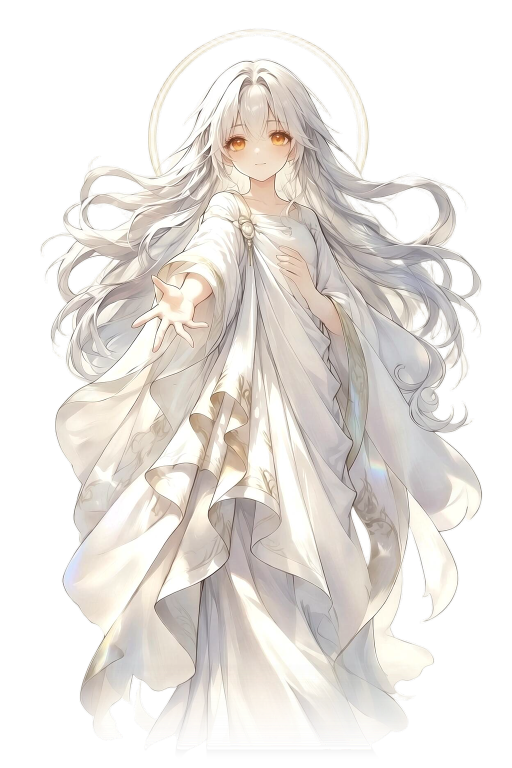
#> input picture assets/char/mana.png, 1024 x 1536 px, found by its file name (shown at 1/2 size)
$ python make_ghost.py
#> lines starting #> are read from the running program, lines starting #| are printed output that depends on the picture
# -*- coding: utf-8 -*-
"""Mana 背景幽灵层：脸到胸口的特写，保留原色，仅椭圆羽化（不做灰度/双色调）。"""
from PIL import Image, ImageFilter
import numpy as np

SRC = 'assets/char/mana.png'
BOX = (170, 40, 880, 690)      # 脸 → 胸口
SCALE = 2
FEATHER_IN, FEATHER_OUT = 0.70, 1.06

src = Image.open(SRC).convert('RGBA')
#> src is the input picture: PIL image 1024x1536 RGBA; mean R, G, B, A 229.1, 224.7, 220.1, 134.6
out = src.crop(BOX)
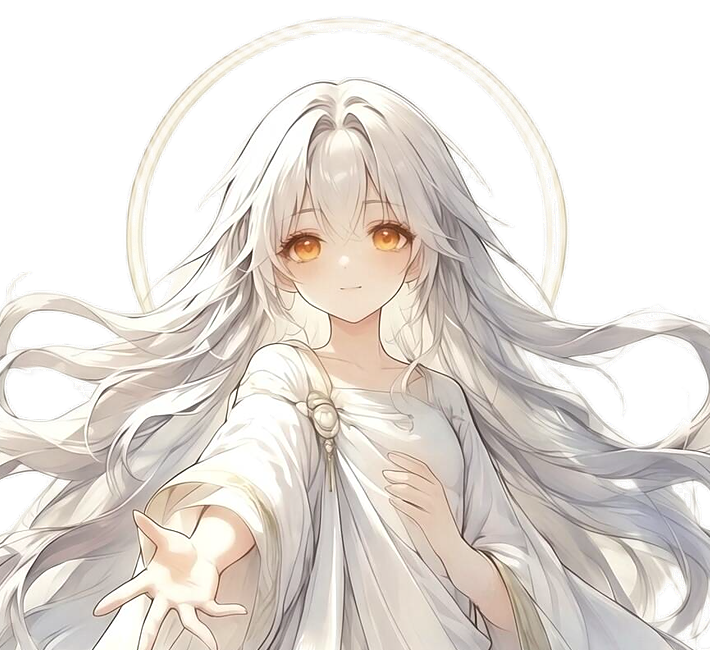
#> out: PIL image 710x650 RGBA; mean R, G, B, A 223.4, 217.1, 211.1, 155.8; transparent parts drawn white
out = out.resize((out.width * SCALE, out.height * SCALE), Image.LANCZOS)
#> out: PIL image 1420x1300 RGBA
W, H = out.size
#> W = 1420; H = 1300

yy, xx = np.mgrid[0:H, 0:W]
cx, cy = W / 2.0, H * 0.50
#> cx = 710; cy = 650
rx, ry = W * 0.60, H * 0.62
#> rx = 852; ry = 806
r = np.sqrt(((xx - cx) / rx) ** 2 + ((yy - cy) / ry) ** 2)
t = np.clip((r - FEATHER_IN) / (FEATHER_OUT - FEATHER_IN), 0, 1)
feather = 1 - (t * t * (3 - 2 * t))

arr = np.array(out).astype(np.float32)
arr[:, :, 3] *= feather
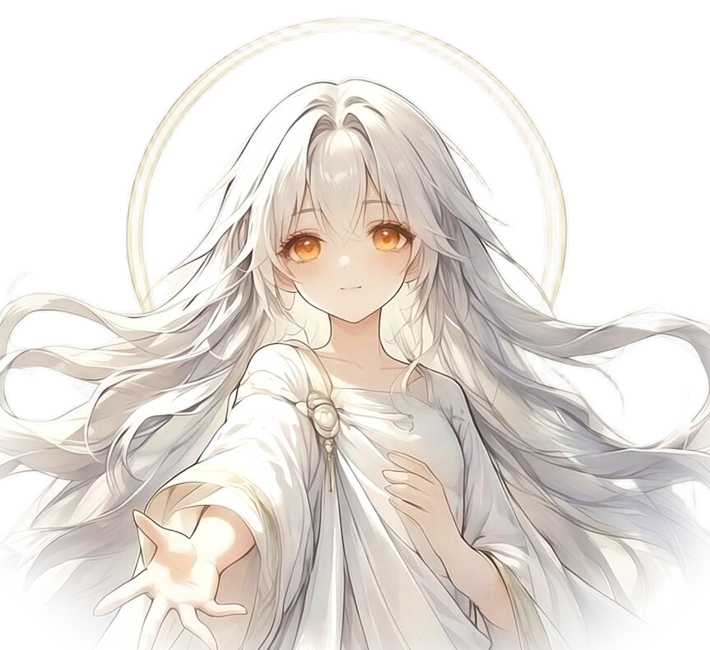
#> arr: shape (1300, 1420, 4) float32 (shown at 1/2 size); mean R, G, B, A 138.9, 132.6, 126.6, 138.7; transparent parts drawn white
res = Image.fromarray(np.clip(arr, 0, 255).astype(np.uint8), 'RGBA')
res = res.filter(ImageFilter.GaussianBlur(0.6))
res.save('assets/char/mana_ghost.png')
print('saved', res.size)
#| saved (1420, 1300)

$ run again, with assets/char/enfp.png copied over assets/char/mana.png
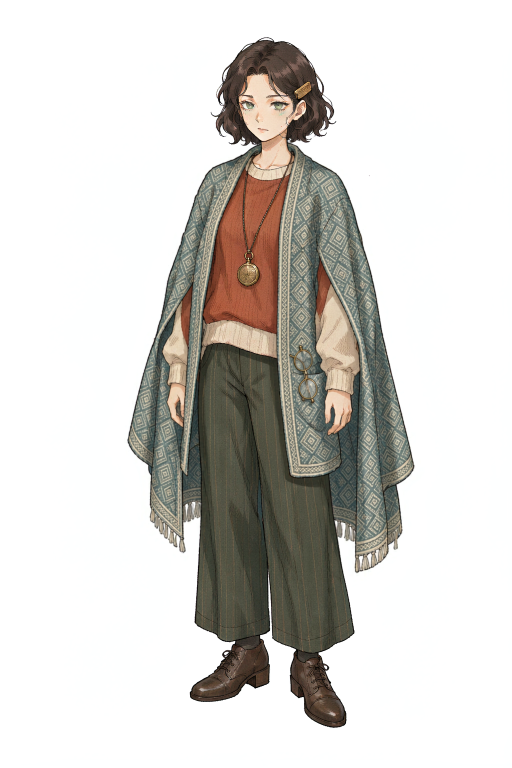
#> input picture assets/char/enfp.png, 1024 x 1536 px, found by its file name (shown at 1/2 size)
#> `out = src.crop(BOX)`:
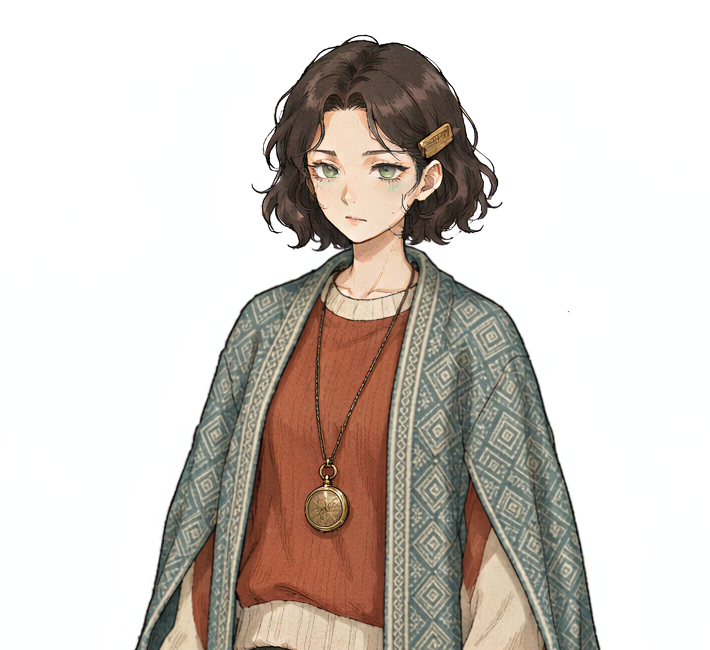
#> out: PIL image 710x650 RGBA; mean R, G, B, A 210, 202.6, 196.4, 255
#> `arr[:, :, 3] *= feather`:
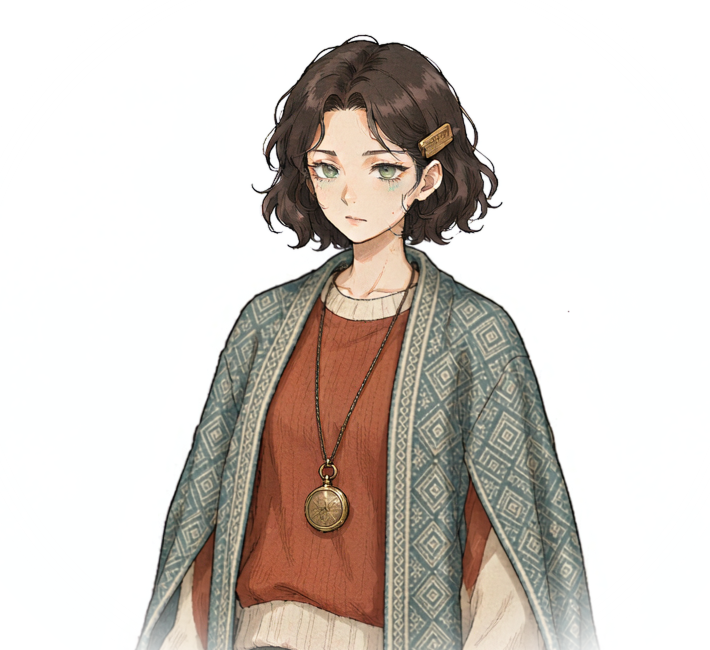
#> arr: shape (1300, 1420, 4) float32 (shown at 1/2 size); mean R, G, B, A 210.7, 203.2, 197, 215.9; transparent parts drawn white
#| saved (1420, 1300)
